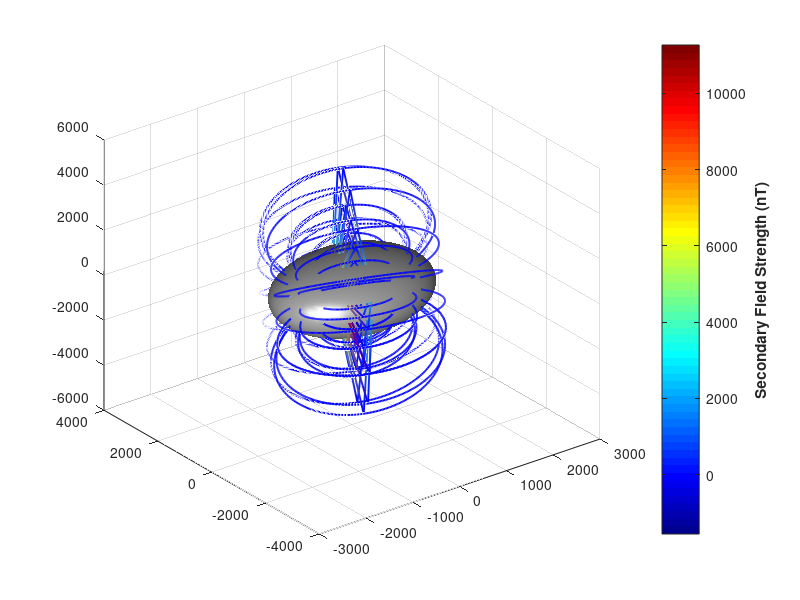

Here is the MATLAB script that generated this plot: (Note: this script raises an error after producing the figure.)
%% visualizing complex B_sec(t) 

clear
% define constants
r_m = 1560; % Europa radius (km)
A = 0.95; % amplitude response factor
phi = 0.14; % phase lag in radians
synodic_period = 11.23 * 3600; % 11.23 hr period
omega = 2*pi / (synodic_period); % synodic freq. (rad/sec)

% elliptical primary field amplitudes from Zimmer's range (IS-system)
Bprim_x_amp = 67; 
Bprim_y_amp = 225;

%%%%%%%%%%%%%%%%%%%%%%%%%%%%%%%%%%%%%%%%%%%%%%%%%%%%%%%%%%%%%%%%%%%%%%%%%%%%%%%%%%%%%%%%%%%%%%

% create spatial grid
grid_limit = 3 * r_m; 
num_points = 35;      
[X, Y, Z] = meshgrid(linspace(-grid_limit, grid_limit, num_points), ...
                     linspace(-grid_limit, grid_limit, num_points), ...
                     linspace(-grid_limit, grid_limit, num_points));

R = sqrt(X.^2 + Y.^2 + Z.^2);

% set up animation time array (60 steps over one full period)
num_frames = 60;
time_steps = linspace(0, synodic_period, num_frames);

% create figure once outside the loop 
fig = figure('Color', 'w');
set(gcf, 'Position', [100, 100, 900, 700]);


%%%%%%%%%%%%%%%%%%%%%%%%%%%%%%%%%%%%%%%%%%%%%%%%%%%%%%%%%%%%%%%%%%%%%%%%%%%%%%%%%%%%%%%%%%%%%%


% animation loop 
for t = time_steps

    r_dot_e0x = X; % e0x = [1;0;0] -> r.e0x = X
    r_dot_e0y = Y; % e0y = [0;1;0] -> r.e0y = Y

    
    % complex secondary field: x-driven 
    coefx_c = -(A * Bprim_x_amp * r_m^3) .* exp(-1i*(omega * t - phi)) ./ (2 * R.^5);
    Bsecx_x = coefx_c .* (3 * r_dot_e0x .* X - R.^2);
    Bsecx_y = coefx_c .* (3 * r_dot_e0x .* Y);
    Bsecx_z = coefx_c .* (3 * r_dot_e0x .* Z);

    % complex secondary field: y-driven (90 deg / pi/2 shifted)
    coefy_c = -(A * Bprim_y_amp * r_m^3) .* exp(-1i*(omega*t - pi/2 - phi)) ./ (2 * R.^5);
    Bsecy_x = coefy_c .* (3 * r_dot_e0y .* X);
    Bsecy_y = coefy_c .* (3 * r_dot_e0y .* Y - R.^2);
    Bsecy_z = coefy_c .* (3 * r_dot_e0y .* Z);

    % sum the complex field components and isolate the real parts exactly once
    Bx = real(Bsecx_x + Bsecy_x);
    By = real(Bsecx_y + Bsecy_y);
    Bz = real(Bsecx_z + Bsecy_z);

    % avoid zero division 
    R_safe = R;
    R_safe(R_safe < 1e-3) = 1e-3;


    % take dynamic dipole geometry from complex parts 
    % to track the true, elliptically moving dipole moment axis over time:
    m_c_x = (A * Bprim_x_amp * r_m^3 / 2) * exp(-1i*(omega*t - phi));
    m_c_y = (A * Bprim_y_amp * r_m^3 / 2) * exp(-1i*(omega*t - pi/2 - phi));
    
    m_real = [real(m_c_x); real(m_c_y); 0];
    m_hat = m_real / norm(m_real); % true instantaneous unit axis vector

    % geometric seed finding for the equatorial plane
    v1 = cross(m_hat, [0; 0; 1]); 
    v1 = v1 / norm(v1);           % basis vector 1 (horizontal xy-plane)
    v2 = [0; 0; 1];               % basis vector 2 (vertical z-axis)
    
    num_seeds_per_ring = 16;
    theta = linspace(0, 2*pi, num_seeds_per_ring);
    radii_layers = [1.2, 1.8, 2.6] * r_m; 
    
    total_seeds = length(radii_layers) * num_seeds_per_ring;
    seed_X = zeros(1, total_seeds);
    seed_Y = zeros(1, total_seeds);
    seed_Z = zeros(1, total_seeds);
    
    idx = 1;
    for r_seed = radii_layers
        for k = 1:length(theta)
            pt = r_seed * (cos(theta(k))*v1 + sin(theta(k))*v2);
            seed_X(idx) = pt(1);
            seed_Y(idx) = pt(2);
            seed_Z(idx) = pt(3);
            idx = idx + 1;
        end
    end


    clf;
    set(gcf, 'Color', 'w');
    
    % draw solid Europa sphere
    [sx, sy, sz] = sphere(50);
    surf(sx*r_m, sy*r_m, sz*r_m, 'FaceColor', [0.7 0.7 0.7], ...
         'EdgeColor', 'none', 'FaceAlpha', 1.0);
    hold on;
    camlight('headlight'); lighting gouraud;

    % track field magnitude for streamline coloring
    B_mag = sqrt(Bx.^2 + By.^2 + Bz.^2);

    % generate streamline vertices
    verts_forward = stream3(X, Y, Z, Bx, By, Bz, seed_X(:), seed_Y(:), seed_Z(:));
    verts_backward = stream3(X, Y, Z, -Bx, -By, -Bz, seed_X(:), seed_Y(:), seed_Z(:));
    all_verts = [verts_forward; verts_backward];

    % render streamlines via colored patches
    for k = 1:numel(all_verts)
        v = all_verts{k};
        if isempty(v), continue; end

        line_colors = interp3(X, Y, Z, B_mag, v(:,1), v(:,2), v(:,3));

        patch('XData', v(:,1), 'YData', v(:,2), 'ZData', v(:,3), ...
              'FaceColor', 'none', 'EdgeColor', 'interp', ...
              'CData', line_colors, 'LineWidth', 1.4);
    end


    colormap(jet);
    c = colorbar;
    ylabel(c, 'Secondary Field Strength (nT)', 'FontWeight', 'bold');
    clim([0, A * Bprim_y_amp]); % bound limits to max theoretical response

    axis equal; grid on; box on;
    xlim([-grid_limit, grid_limit]);
    ylim([-grid_limit, grid_limit]);
    zlim([-grid_limit, grid_limit]);
    
    ax = gca;
    set(ax, 'XColor', 'k', 'YColor', 'k', 'ZColor', 'k', 'Color', 'w');
    xlabel('X (km)', 'FontWeight', 'bold');
    ylabel('Y (km)', 'FontWeight', 'bold');
    zlabel('Z (km)', 'FontWeight', 'bold');

    view([-52 14]); 
    title(sprintf('B_{secondary} at t = %.2f hours', t/3600), ...
          'Color', 'k', 'FontSize', 20, 'FontWeight', 'bold');

    drawnow;
    pause(0.04);
end
